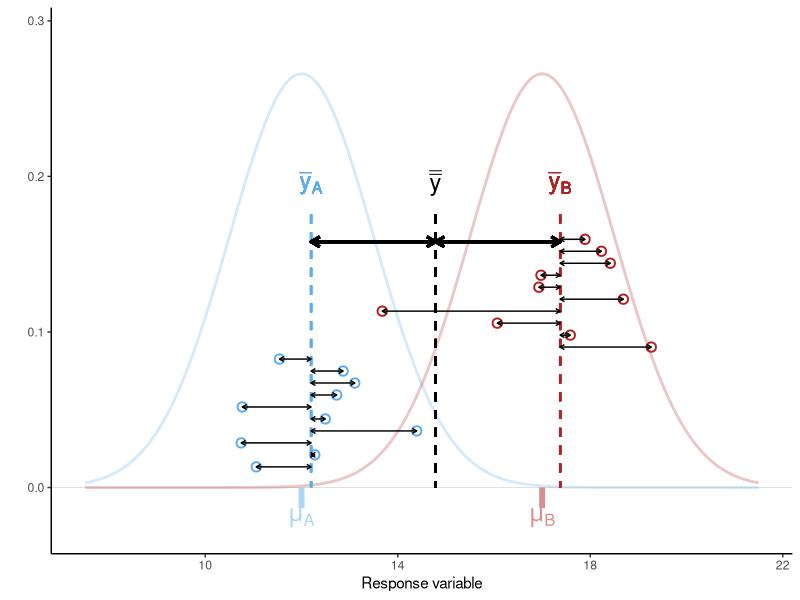
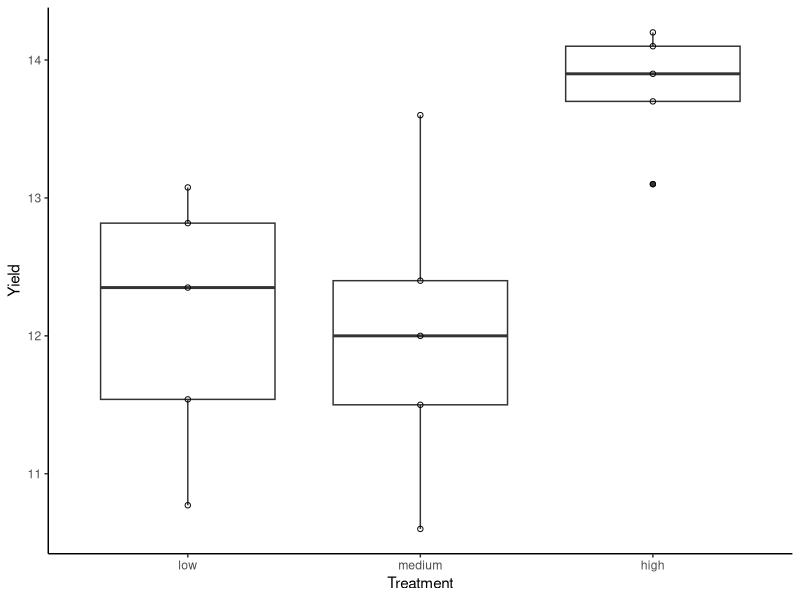
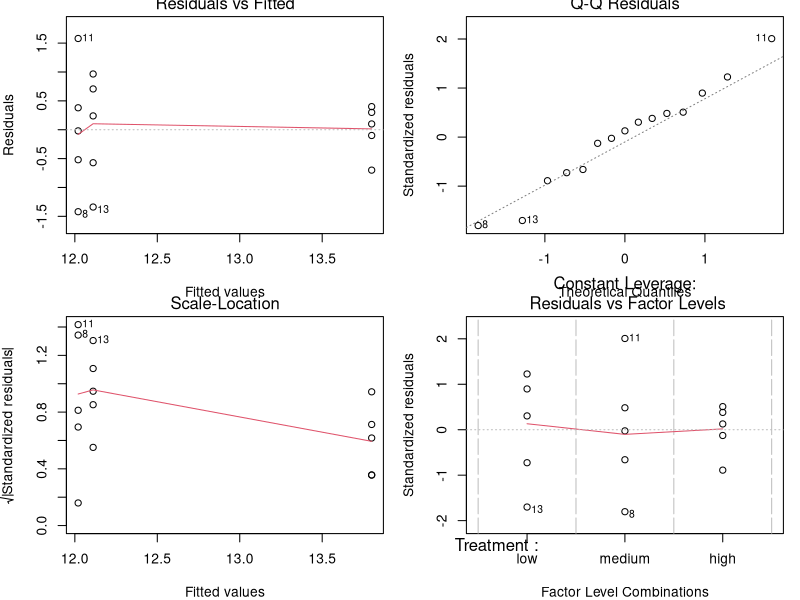
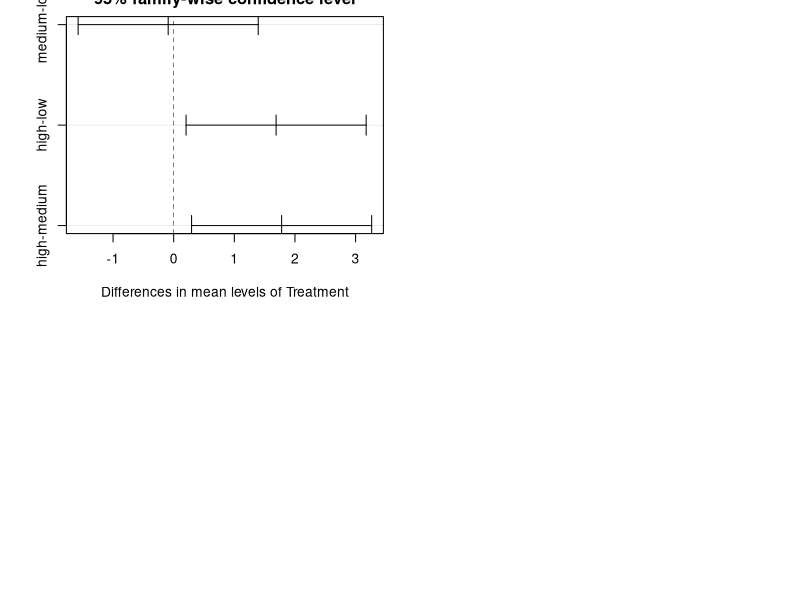
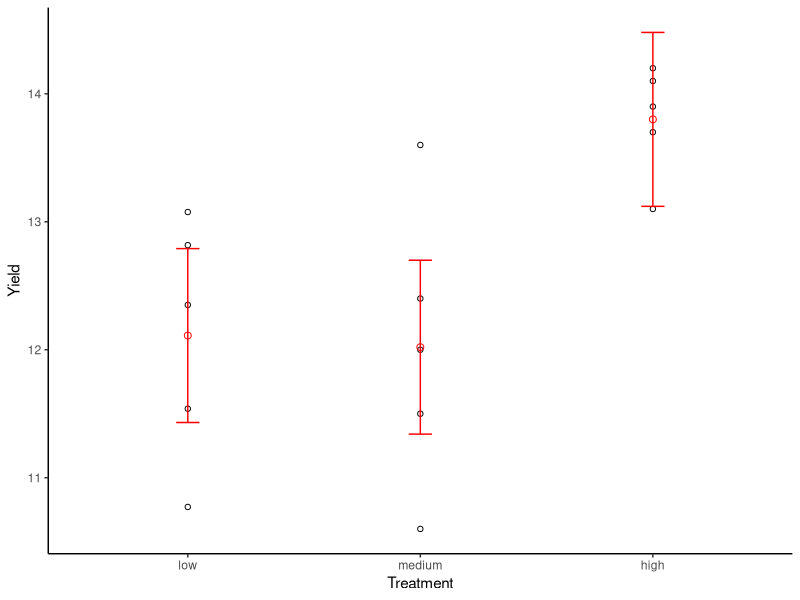
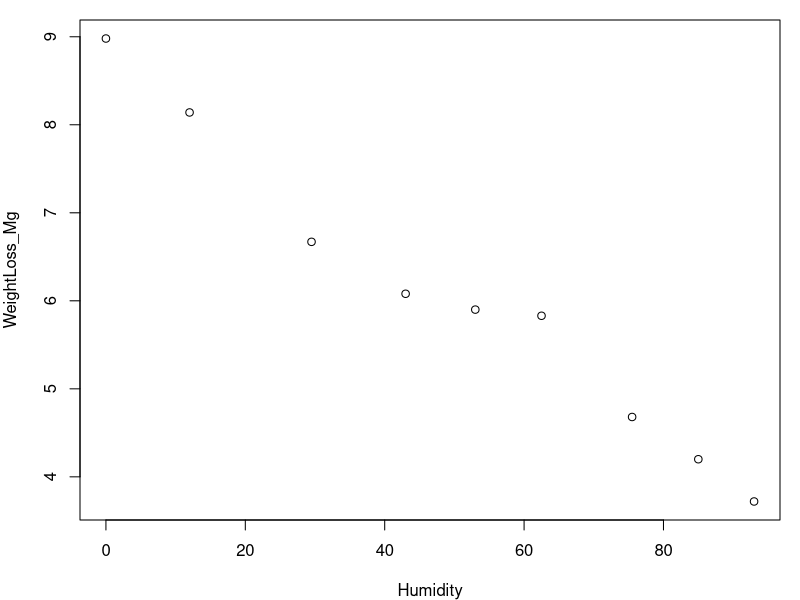
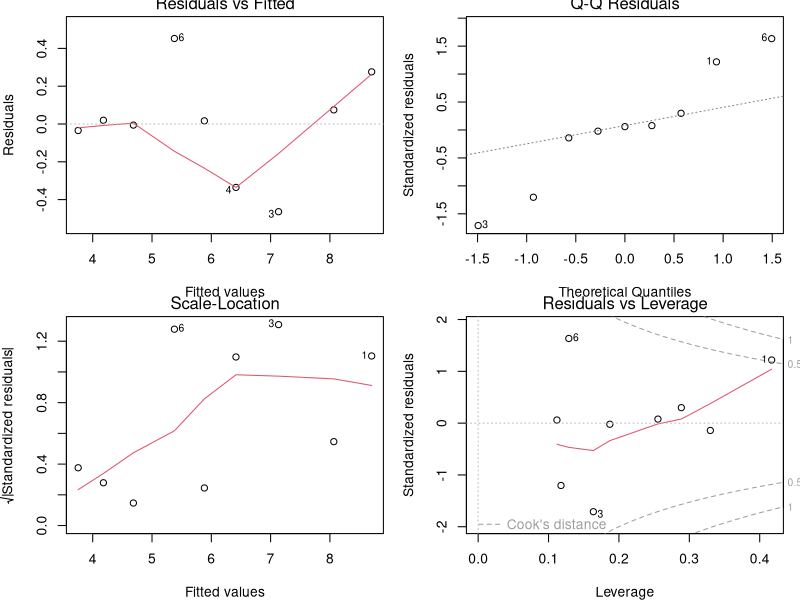
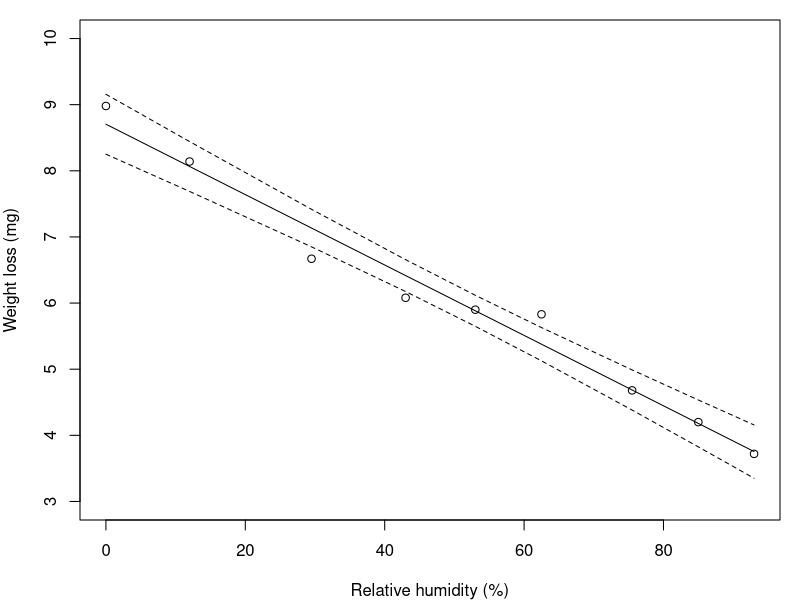

Write R code to recreate these figures, in order.
## ---- chunk 1
#| label: fig-ANOVA_overview
#| fig-cap: "Sources of variation (within group vs. among groups) as quantified by ANOVA. Points are observations, dashed vertical lines give sample means for A (blue), B (red), and overall (black). Thick arrows show differences between group means and the overall mean, and thin arrows show differences between observations and group means. The population means (mu[A], mu[B]) and the effect size (mu[B] - mu[A]) are unknown and must be inferred from the sample with confidence intervals."
#| fig-width: 7
#| fig-height: 5
#| message: false
#| warning: false
#| code-fold: true

library(tidyverse)
theme_set(theme_classic())
# simulate two populations A and B
sigma <- 1.5
mu_df <- data.frame(Group=c("A", "B"),
                    Lab=c("mu[A]", "mu[B]"),
                    mu=c(12, 17)) |>
  mutate(density=dnorm(mu, mu, sigma))

pop_df <- data.frame(value=seq(min(mu_df$mu) - 3*sigma, 
                               max(mu_df$mu) + 3*sigma, 
                               length.out=1e3)) |>
  mutate(A=dnorm(value, mu_df$mu[1], sigma),
         B=dnorm(value, mu_df$mu[2], sigma)) |>
  pivot_longer(2:3, names_to="Group", values_to="density")
x_lim <- xlim(min(pop_df$value), max(pop_df$value))
y_lim <- ylim(-max(pop_df$density)*0.1, max(pop_df$density)*1.1)

# simulate sampling
N <- 10
set.seed(1)
samp_df <- data.frame(Group=rep(c("A", "B"), each=N),
                      y=c(rnorm(N, mu_df$mu[1], sigma),
                          rnorm(N, mu_df$mu[2], sigma))) |>
  mutate(ypos=seq(max(mu_df$density)*0.05, max(mu_df$density)*0.6, length.out=n())) |>
  group_by(Group) |>
  mutate(y_bar=mean(y),
         y_bar_pos=mean(ypos)) |>
  ungroup() |>
  mutate(y_bar_lab=max(ypos)*1.1,
         y_bar_bar=mean(y),
         Lab=paste0("bar(y)[", Group, "]"))

# plot
ggplot(samp_df, aes(y, colour=Group)) + 
  # population in background
  geom_hline(yintercept=0, linewidth=0.2, colour="grey80") +
  geom_line(data=pop_df, aes(value, density), linewidth=1, alpha=0.25) + 
  geom_text(data=mu_df, 
            aes(x=mu, y=-density*0.05, label=Lab), 
            vjust=1, parse=T, size=6, alpha=0.5) +
  geom_segment(data=mu_df, 
               aes(x=mu, xend=mu, y=-density*0.05, yend=0), 
               linewidth=2, linetype=1, alpha=0.5) +
  # observations
  geom_point(aes(y, ypos), size=2.5, shape=1, stroke=1) +
  # group means
  geom_segment(aes(x=y_bar, xend=y_bar, yend=0, y=y_bar_lab), linewidth=0.75, linetype=2) +
  geom_text(aes(x=y_bar, y=y_bar_lab, label=Lab), nudge_y=0.02, parse=T, size=6) +
  # grand mean
  geom_segment(aes(x=y_bar_bar, xend=y_bar_bar, yend=0, y=y_bar_lab), colour="black",
               linewidth=0.75, linetype=2) +
  annotate("text", x=samp_df$y_bar_bar[1], y=samp_df$y_bar_lab[1]+0.02, label="bar(bar(y))", 
           parse=T, size=6, colour="black") +
  # within-group variation
  geom_segment(aes(x=y_bar, xend=y, y=ypos, yend=ypos), 
               arrow=arrow(ends="both", length=unit(0.05, "inches")), colour="black") +
  # among-group variation
  geom_segment(aes(x=y_bar, xend=y_bar_bar, y=y_bar_lab*0.9, yend=y_bar_lab*0.9), 
               arrow=arrow(ends="both", length=unit(0.1, "inches")), 
               colour="black", linewidth=1) +
  scale_colour_manual(values=c("steelblue2", "firebrick"), guide="none") +
  x_lim + y_lim + 
  labs(x="Response variable", y="")
## ---- chunk 2
#| message: false
#| warning: false

library(tidyverse)
library(readxl)
library(emmeans)
## ---- chunk 3
algae_wide_df <- read_excel("data/H2SMS_practicalData.xlsx", sheet = "Microalgae")
## ---- chunk 4
nrow(algae_wide_df)
## ---- chunk 5
head(algae_wide_df, 2)
algae_df <- algae_wide_df |>
  pivot_longer(everything(), names_to = "Treatment", values_to = "Yield")
glimpse(algae_df)
## ---- chunk 6
#| label: fig-algae_boxplot
#| fig-cap: "Boxplot of algal yield at different light levels."
#| fig-width: 5.5
#| fig-height: 5
#| code-fold: true
algae_df$Treatment <- factor(algae_df$Treatment, 
                             levels=c("low", "medium", "high"))
glimpse(algae_df)
ggplot(algae_df, aes(Treatment, Yield)) + 
  geom_boxplot() +
  geom_point(shape=1)
## ---- chunk 7
algae_aov <- aov(Yield ~ Treatment, data = algae_df) # ?aov
## ---- chunk 8
#| label: fig-algae_aov
#| fig-cap: "Residual plots from one-way ANOVA."
#| fig-width: 5.5
#| fig-height: 5

par(mfrow = c(2, 2), mar=c(4,4,1,1)) 
plot(algae_aov) 
## ---- chunk 9
# anova(algae_aov) # outputs an anova-type table, but unnecessary with aov()
summary(algae_aov)
## ---- chunk 10
#| label: fig-algae_aov_Tukey
#| fig-cap: "Tukey HSD plot from a one-way ANOVA."
#| fig-width: 8
#| fig-height: 5

# HSD stands for 'honestly significant difference'
algae_grp_diffs <- TukeyHSD(x = algae_aov, conf.level = 0.95) 
algae_grp_diffs
plot(algae_grp_diffs)
## ---- chunk 11
algae_emm <- emmeans(algae_aov, specs="Treatment", level=0.89)
algae_emm
algae_emm_df <- as_tibble(algae_emm)
## ---- chunk 12
#| label: fig-algae_aov_results
#| fig-cap: "Algae yield under three light levels. Red points and bars give means and 89% CIs. Black points show observations."
#| fig-width: 8
#| fig-height: 5

ggplot(algae_df, aes(Treatment)) + 
  geom_point(aes(y=Yield), shape=1) +
  geom_errorbar(data=algae_emm_df, aes(ymin=lower.CL, ymax=upper.CL), colour="red", width=0.1) +
  geom_point(data=algae_emm_df, aes(y=emmean), shape=1, size=2, colour="red")
## ---- chunk 13
#| label: fig-beetle_scatter
#| fig-cap: "Beetle weight loss as a function of relative humidity."
#| fig-width: 4
#| fig-height: 4

beetle_df <- read_excel("data/H2SMS_practicalData.xlsx", sheet = "Beetles")
# inspect the dataframe, then make a scatter plot
par(mfrow=c(1,1))
plot(WeightLoss_Mg ~ Humidity, data = beetle_df) 
## ---- chunk 14
# weight loss is modelled as (~) a function of humidity
beetle_lm <- lm(WeightLoss_Mg ~ Humidity, data = beetle_df) 
# beetle_lm
# str(beetle_lm) # lm outputs are complex structures
## ---- chunk 15
#| label: fig-beetle_diag
#| fig-cap: "Regression diagnostics"
#| fig-width: 5
#| fig-height: 5

par(mfrow = c(2, 2), mar=c(4,4,1,1)) # set up 4 in 1 plot.
plot(beetle_lm) # plot the regression residuals.
## ---- chunk 16
summary(beetle_lm)
## ---- chunk 17
8.70 - 0.05322 * -50
8.70 - 0.05322 * 150
## ---- chunk 18
confint(beetle_lm)
## ---- chunk 19
#| label: fig-beetle_regline
#| fig-cap: "Regression line (solid) with upper and lower 95\\% confidence intervals on the regression line (dashed)."
#| fig-width: 4
#| fig-height: 4

beetle_pred_line <- predict(beetle_lm, interval = "confidence", level = 0.95)

par(mfrow=c(1,1))
plot(WeightLoss_Mg ~ Humidity, data = beetle_df, ylim=c(3, 10),
     xlab = "Relative humidity (%)", ylab = "Weight loss (mg)") 
lines(beetle_df$Humidity, beetle_pred_line[, "fit"])
lines(beetle_df$Humidity, beetle_pred_line[, "lwr"], lty = 2)
lines(beetle_df$Humidity, beetle_pred_line[, "upr"], lty = 2)
## ---- chunk 20
# predict() needs a data.frame with the same predictors used in beetle_lm
predict(beetle_lm, 
        newdata = data.frame(Humidity = 50), 
        interval = "predict", 
        level = 0.95)
# or more fully:
predict(beetle_lm, 
        newdata = data.frame(Humidity = seq(0, 100, by=25)), 
        interval = "predict", 
        level = 0.95)
## ---- chunk 21
#| label: fig-beetle_regline_predInterval
#| fig-cap: "Regression line (solid) with upper and lower 95\\% confidence intervals on the regression line (dashed) and 95% prediction intervals (dotted)."
#| fig-width: 4
#| fig-height: 4

new_humidity_df <- data.frame(Humidity = 0:100)
beetle_pred_line <- predict(beetle_lm, 
                            newdata = new_humidity_df,
                            interval = "confidence", 
                            level = 0.95)
beetle_pred_obs <- predict(beetle_lm,
                           newdata = new_humidity_df, 
                           interval = "prediction", 
                           level = 0.95)

par(mfrow=c(1,1))
plot(WeightLoss_Mg ~ Humidity, data = beetle_df, ylim=c(3, 10),
     xlab = "Relative humidity (%)", ylab = "Weight loss (mg)") 
lines(new_humidity_df$Humidity, beetle_pred_line[, "fit"])
lines(new_humidity_df$Humidity, beetle_pred_line[, "lwr"], lty = 2)
lines(new_humidity_df$Humidity, beetle_pred_line[, "upr"], lty = 2)
lines(new_humidity_df$Humidity, beetle_pred_obs[, "lwr"], lty = 3)
lines(new_humidity_df$Humidity, beetle_pred_obs[, "upr"], lty = 3)
## ---- chunk 22
#| label: fig-limpetBoxplot
#| fig-cap: "Boxplot of limpet travel distances by surface."
#| fig-width: 8
#| fig-height: 5
#| code-fold: true

limpet_wide_df <- read_excel("data/H2SMS_practicalData.xlsx", sheet = "LimpetDist")
limpet_df <- limpet_wide_df |>
  pivot_longer(everything(), names_to="Surface", values_to="Distance") |>
  mutate(Surface=factor(Surface, levels=c("Smooth", "Intermediate", "Rough")))
glimpse(limpet_df)
ggplot(limpet_df, aes(Surface, Distance)) + 
  geom_boxplot() +
  geom_point(shape=1)
## ---- chunk 23
#| code-fold: true

limpet_aov <- aov(Distance ~ Surface, data=limpet_df)
## ---- chunk 24
#| label: fig-limpet_aov
#| fig-cap: "Residual plots from the limpet one-way ANOVA."
#| fig-width: 5.5
#| fig-height: 5
#| code-fold: true

par(mfrow = c(2, 2), mar=c(4,4,1,1)) 
plot(limpet_aov) 
## ---- chunk 25
#| code-fold: true

summary(limpet_aov)
## ---- chunk 26
#| label: fig-limpet_aov_Tukey
#| fig-cap: "Tukey HSD plot from a one-way ANOVA."
#| fig-width: 8
#| fig-height: 5
#| code-fold: true

emmeans(limpet_aov, specs="Surface")

limpet_grp_diffs <- TukeyHSD(x = limpet_aov) 
limpet_grp_diffs
plot(limpet_grp_diffs)
## ---- chunk 27
#| label: fig-phosphatePoints
#| fig-cap: "Phosphate calibration data."
#| fig-width: 5
#| fig-height: 5
#| code-fold: true

phosphate_df <- read_xlsx("data/H2SMS_practicalData.xlsx", "PhosphateCalibration")
phosphate_df
plot(Absorbance ~ Concentration, data = phosphate_df)
## ---- chunk 28
#| code-fold: true

phos.mod <- lm(Absorbance ~ Concentration, data = phosphate_df)
## ---- chunk 29
#| label: fig-phosphateDiagnostics
#| fig-cap: "Phosphate calibration regression diagnostics."
#| fig-width: 5
#| fig-height: 5
#| code-fold: true

par(mfrow=c(2,2), mar=c(4,4,1,1))
plot(phos.mod)
## ---- chunk 30
#| code-fold: true

summary(phos.mod)
## ---- chunk 31
#| label: fig-phosphateScatter
#| fig-cap: "Phosphate calibration scatter plot with best fit line and 92% confidence intervals."
#| fig-width: 4
#| fig-height: 4
#| code-fold: true

newPhosphate <- tibble(Concentration=seq(min(phosphate_df$Concentration),
                                         max(phosphate_df$Concentration),
                                         length.out=100))
phos_pred_line <- predict(phos.mod, 
                          newdata = newPhosphate,
                          interval = "confidence", 
                          level = 0.92)

plot(Absorbance ~ Concentration, data = phosphate_df)
lines(newPhosphate$Concentration, phos_pred_line[, "fit"])
lines(newPhosphate$Concentration, phos_pred_line[, "lwr"], lty = 2)
lines(newPhosphate$Concentration, phos_pred_line[, "upr"], lty = 2)
## ---- chunk 32
predict(phos.mod, newdata=data.frame(Concentration = 0.75), interval = "predict")
## ---- chunk 33
#| echo: false

predict(phos.mod, newdata=data.frame(Concentration = 0.75), interval = "predict")
